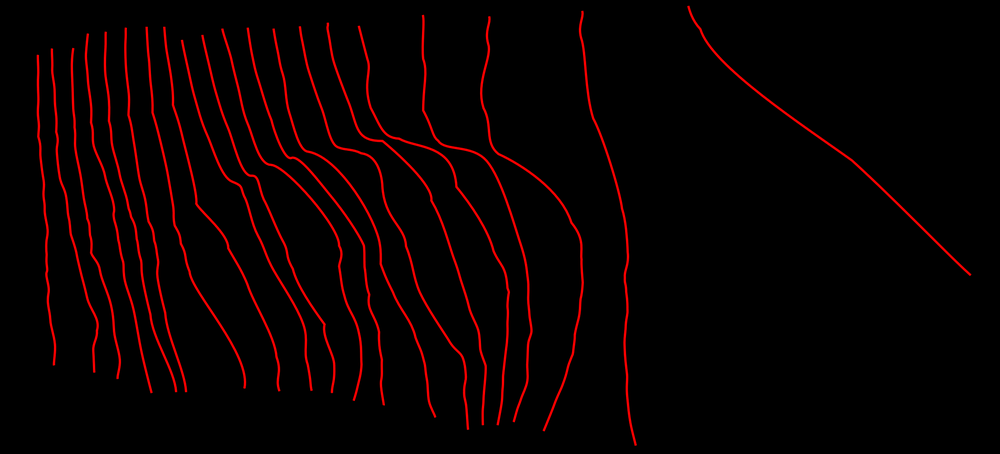
#> input picture Images/red.png, 1000 x 454 px, shrunk from 2206 x 1002 before the run
$ python convert_to_pure.py
#> lines starting #> are read from the running program, lines starting #| are printed output that depends on the picture; after the words box and inside, x2 and y2 are one past the last pixel; in counts of white or black regions, pixels touching at a corner belong together
from PIL import Image

def convert(i):
    if i > 0:
        return 255
    else:
        return 0

im_red = Image.open("./Images/red.png").convert("RGB")

out_red = im_red.split()[0].point(convert)
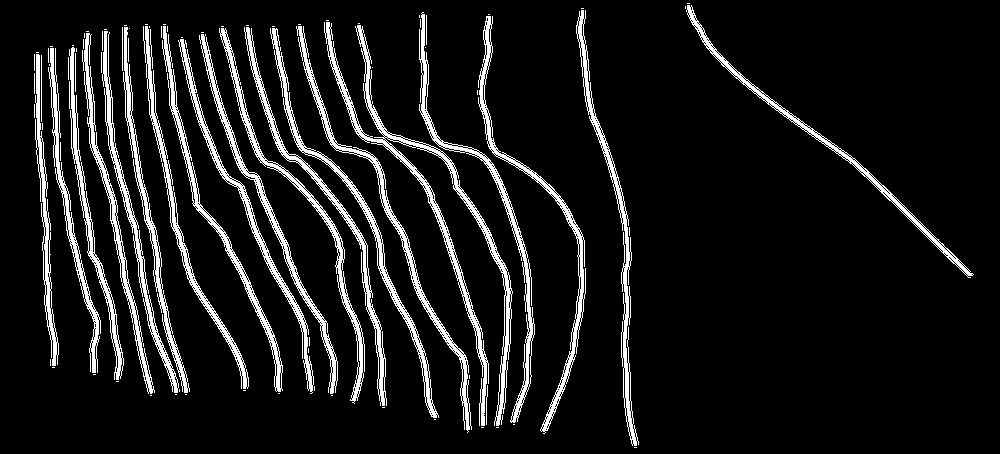
#> out_red: PIL image 1000x454 L; 10% white; 94 white regions (64 under 20 px), largest, box (x1, y1, x2, y2) and area: (324, 22, 513, 426) 5111, (296, 26, 472, 433) 2615, (478, 16, 586, 434) 2572

im_green = Image.open("./Images/green.png").convert("RGB")
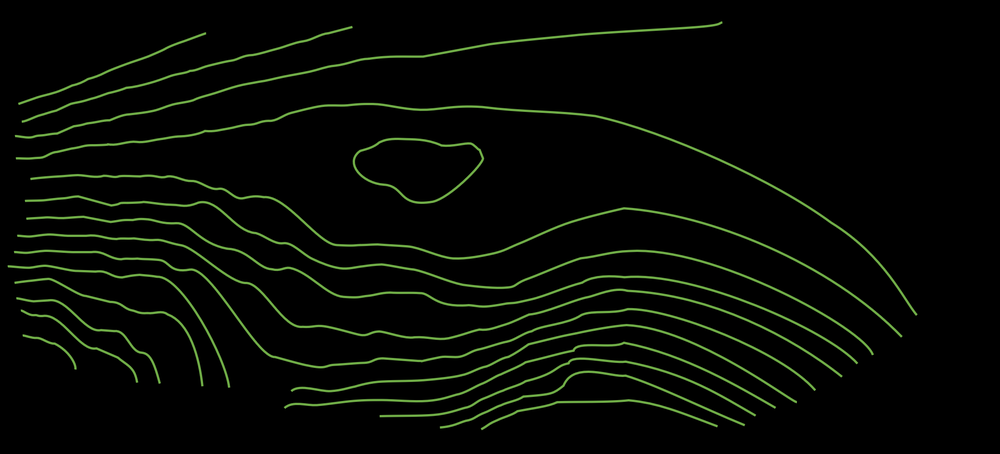
#> input picture Images/green.png, 1000 x 454 px, shrunk from 2206 x 1002 before the run

out_green = im_green.split()[1].point(convert)
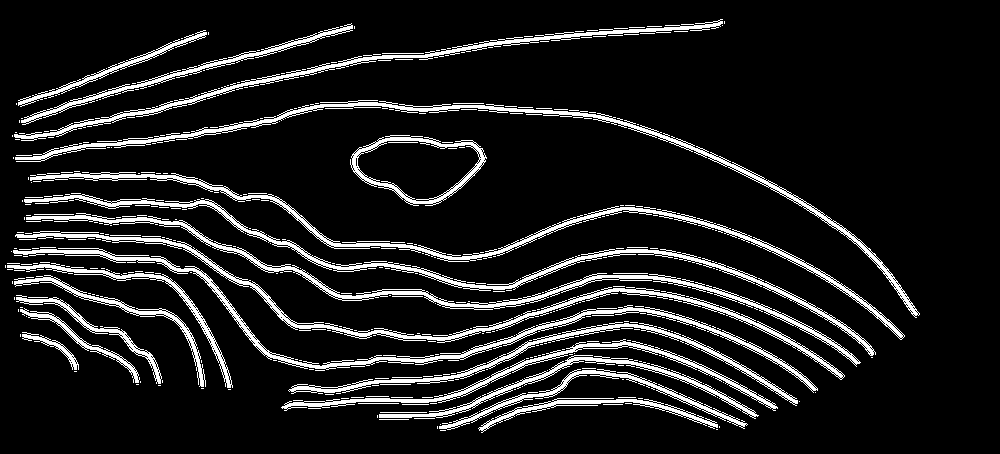
#> out_green: PIL image 1000x454 L; 11.7% white; 429 white regions (385 under 20 px), largest, box (x1, y1, x2, y2) and area: (15, 100, 920, 318) 4879, (30, 172, 905, 340) 4656, (24, 194, 876, 356) 4504

im_blue = Image.open("./Images/blue.png").convert("RGB")
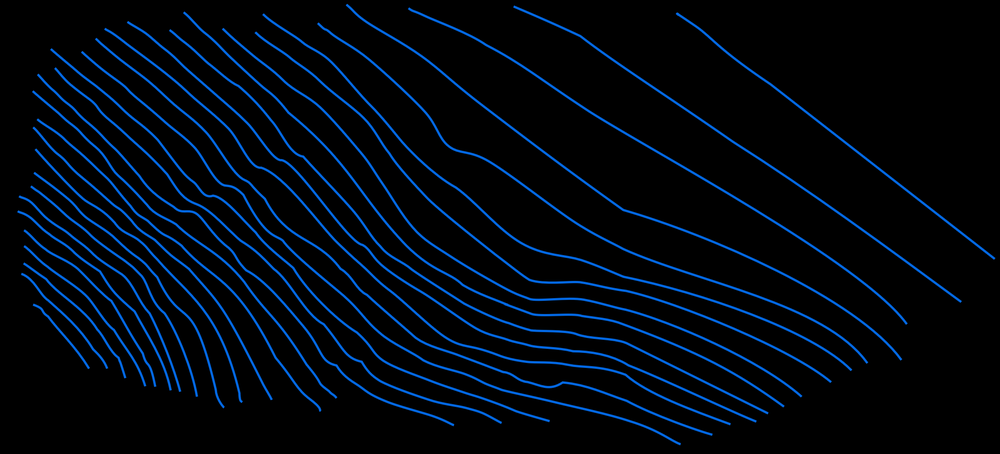
#> input picture Images/blue.png, 1000 x 454 px, shrunk from 2206 x 1002 before the run

out_blue = im_blue.split()[2].point(convert)
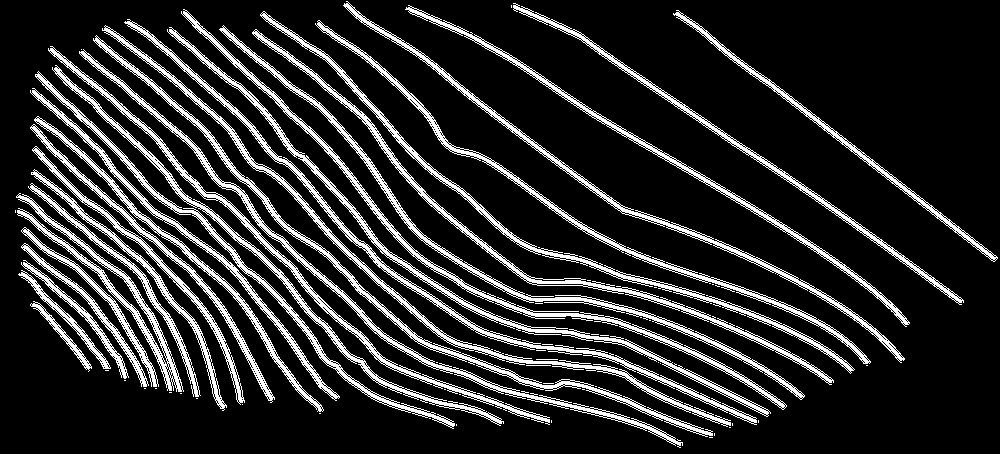
#> out_blue: PIL image 1000x454 L; 17.2% white in thin lines or dots

source = (out_red, out_green, out_blue)

im = Image.merge("RGB", source)
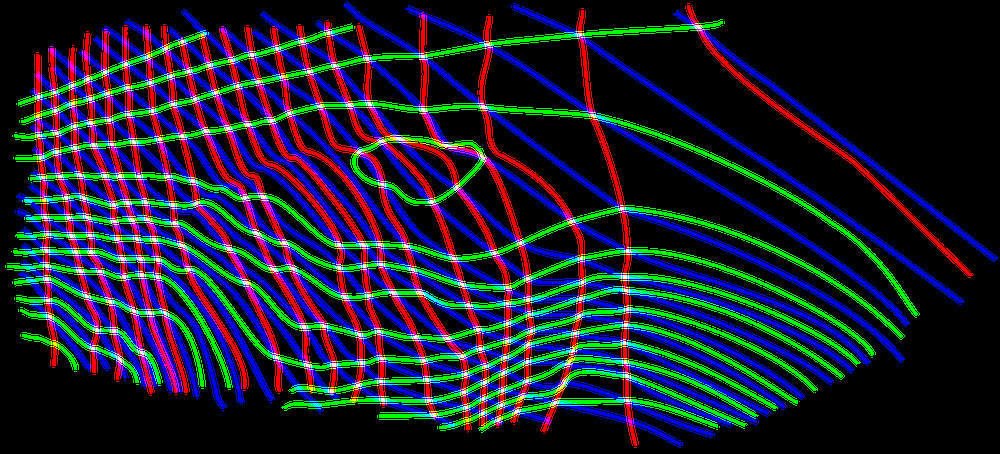
#> im: PIL image 1000x454 RGB; mean R, G, B 25.4, 29.7, 43.8

im.show()

im.save("./combined.PNG")
